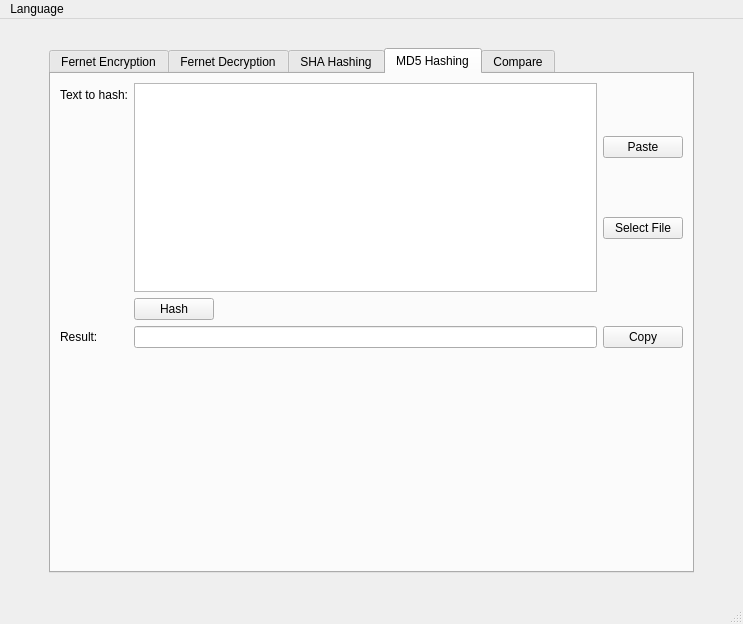
<?xml version="1.0" encoding="UTF-8"?>
<ui version="4.0">
 <class>MainWindow</class>
 <widget class="QMainWindow" name="MainWindow">
  <property name="windowModality">
   <enum>Qt::NonModal</enum>
  </property>
  <property name="geometry">
   <rect>
    <x>0</x>
    <y>0</y>
    <width>743</width>
    <height>624</height>
   </rect>
  </property>
  <property name="windowTitle">
   <string>MainWindow</string>
  </property>
  <property name="windowOpacity">
   <double>1.000000000000000</double>
  </property>
  <property name="autoFillBackground">
   <bool>false</bool>
  </property>
  <property name="windowFilePath">
   <string/>
  </property>
  <property name="toolButtonStyle">
   <enum>Qt::ToolButtonIconOnly</enum>
  </property>
  <property name="documentMode">
   <bool>false</bool>
  </property>
  <property name="tabShape">
   <enum>QTabWidget::Rounded</enum>
  </property>
  <property name="dockNestingEnabled">
   <bool>false</bool>
  </property>
  <property name="unifiedTitleAndToolBarOnMac">
   <bool>true</bool>
  </property>
  <widget class="QWidget" name="centralwidget">
   <layout class="QGridLayout" name="gridLayout_3">
    <item row="1" column="0">
     <spacer name="horizontalSpacer">
      <property name="orientation">
       <enum>Qt::Horizontal</enum>
      </property>
      <property name="sizeHint" stdset="0">
       <size>
        <width>40</width>
        <height>20</height>
       </size>
      </property>
     </spacer>
    </item>
    <item row="2" column="1">
     <spacer name="verticalSpacer_2">
      <property name="orientation">
       <enum>Qt::Vertical</enum>
      </property>
      <property name="sizeHint" stdset="0">
       <size>
        <width>20</width>
        <height>20</height>
       </size>
      </property>
     </spacer>
    </item>
    <item row="1" column="2">
     <spacer name="horizontalSpacer_2">
      <property name="orientation">
       <enum>Qt::Horizontal</enum>
      </property>
      <property name="sizeHint" stdset="0">
       <size>
        <width>40</width>
        <height>20</height>
       </size>
      </property>
     </spacer>
    </item>
    <item row="0" column="1">
     <spacer name="verticalSpacer">
      <property name="orientation">
       <enum>Qt::Vertical</enum>
      </property>
      <property name="sizeHint" stdset="0">
       <size>
        <width>20</width>
        <height>20</height>
       </size>
      </property>
     </spacer>
    </item>
    <item row="1" column="1">
     <widget class="QTabWidget" name="tabWidget">
      <property name="enabled">
       <bool>true</bool>
      </property>
      <property name="sizePolicy">
       <sizepolicy hsizetype="Expanding" vsizetype="Expanding">
        <horstretch>1</horstretch>
        <verstretch>1</verstretch>
       </sizepolicy>
      </property>
      <property name="maximumSize">
       <size>
        <width>1000000</width>
        <height>1000000</height>
       </size>
      </property>
      <property name="sizeIncrement">
       <size>
        <width>0</width>
        <height>0</height>
       </size>
      </property>
      <property name="font">
       <font>
        <underline>false</underline>
        <strikeout>false</strikeout>
       </font>
      </property>
      <property name="layoutDirection">
       <enum>Qt::LeftToRight</enum>
      </property>
      <property name="autoFillBackground">
       <bool>false</bool>
      </property>
      <property name="tabPosition">
       <enum>QTabWidget::North</enum>
      </property>
      <property name="tabShape">
       <enum>QTabWidget::Rounded</enum>
      </property>
      <property name="currentIndex">
       <number>3</number>
      </property>
      <property name="elideMode">
       <enum>Qt::ElideRight</enum>
      </property>
      <property name="usesScrollButtons">
       <bool>false</bool>
      </property>
      <property name="documentMode">
       <bool>false</bool>
      </property>
      <property name="tabsClosable">
       <bool>false</bool>
      </property>
      <property name="movable">
       <bool>false</bool>
      </property>
      <property name="tabBarAutoHide">
       <bool>false</bool>
      </property>
      <widget class="QWidget" name="tab_fernet_encrypt">
       <property name="accessibleName">
        <string/>
       </property>
       <attribute name="title">
        <string>Fernet Encryption</string>
       </attribute>
       <layout class="QGridLayout" name="gridLayout_4">
        <item row="0" column="0">
         <layout class="QFormLayout" name="formLayout">
          <property name="sizeConstraint">
           <enum>QLayout::SetDefaultConstraint</enum>
          </property>
          <property name="fieldGrowthPolicy">
           <enum>QFormLayout::ExpandingFieldsGrow</enum>
          </property>
          <item row="0" column="0">
           <widget class="QLabel" name="label_fe">
            <property name="text">
             <string>Text to encrypt:</string>
            </property>
           </widget>
          </item>
          <item row="0" column="1">
           <layout class="QHBoxLayout" name="horizontalLayout_9">
            <item>
             <widget class="QTextEdit" name="textEdit_fe">
              <property name="sizePolicy">
               <sizepolicy hsizetype="Expanding" vsizetype="Expanding">
                <horstretch>0</horstretch>
                <verstretch>0</verstretch>
               </sizepolicy>
              </property>
              <property name="maximumSize">
               <size>
                <width>16777214</width>
                <height>16777214</height>
               </size>
              </property>
              <property name="autoFillBackground">
               <bool>false</bool>
              </property>
              <property name="html">
               <string>&lt;!DOCTYPE HTML PUBLIC &quot;-//W3C//DTD HTML 4.0//EN&quot; &quot;http://www.w3.org/TR/REC-html40/strict.dtd&quot;&gt;
&lt;html&gt;&lt;head&gt;&lt;meta name=&quot;qrichtext&quot; content=&quot;1&quot; /&gt;&lt;style type=&quot;text/css&quot;&gt;
p, li { white-space: pre-wrap; }
&lt;/style&gt;&lt;/head&gt;&lt;body style=&quot; font-family:'.AppleSystemUIFont'; font-size:13pt; font-weight:400; font-style:normal;&quot;&gt;
&lt;p style=&quot;-qt-paragraph-type:empty; margin-top:0px; margin-bottom:0px; margin-left:0px; margin-right:0px; -qt-block-indent:0; text-indent:0px;&quot;&gt;&lt;br /&gt;&lt;/p&gt;&lt;/body&gt;&lt;/html&gt;</string>
              </property>
              <property name="acceptRichText">
               <bool>false</bool>
              </property>
             </widget>
            </item>
            <item>
             <widget class="QPushButton" name="paste_fe">
              <property name="text">
               <string>Paste</string>
              </property>
             </widget>
            </item>
           </layout>
          </item>
          <item row="1" column="0">
           <widget class="QLabel" name="label_2_fe">
            <property name="text">
             <string>Key:</string>
            </property>
           </widget>
          </item>
          <item row="1" column="1">
           <layout class="QHBoxLayout" name="horizontalLayout_3" stretch="0,0">
            <property name="sizeConstraint">
             <enum>QLayout::SetDefaultConstraint</enum>
            </property>
            <property name="leftMargin">
             <number>0</number>
            </property>
            <item>
             <widget class="QLineEdit" name="key_fe">
              <property name="minimumSize">
               <size>
                <width>250</width>
                <height>0</height>
               </size>
              </property>
              <property name="maximumSize">
               <size>
                <width>16777214</width>
                <height>16777215</height>
               </size>
              </property>
              <property name="echoMode">
               <enum>QLineEdit::Normal</enum>
              </property>
             </widget>
            </item>
            <item>
             <widget class="QPushButton" name="generate_fe">
              <property name="text">
               <string>Generate</string>
              </property>
             </widget>
            </item>
           </layout>
          </item>
          <item row="2" column="1">
           <widget class="QPushButton" name="encrypt_fe">
            <property name="text">
             <string>Encrypt</string>
            </property>
           </widget>
          </item>
          <item row="4" column="0">
           <widget class="QLabel" name="label_3_fe">
            <property name="text">
             <string>Result:</string>
            </property>
           </widget>
          </item>
          <item row="4" column="1">
           <layout class="QHBoxLayout" name="horizontalLayout_4">
            <property name="leftMargin">
             <number>0</number>
            </property>
            <item>
             <widget class="QLineEdit" name="result_fe">
              <property name="minimumSize">
               <size>
                <width>250</width>
                <height>0</height>
               </size>
              </property>
              <property name="readOnly">
               <bool>true</bool>
              </property>
             </widget>
            </item>
            <item>
             <widget class="QPushButton" name="copy_fe">
              <property name="text">
               <string>Copy</string>
              </property>
             </widget>
            </item>
           </layout>
          </item>
          <item row="5" column="1">
           <spacer name="verticalSpacer_3">
            <property name="orientation">
             <enum>Qt::Vertical</enum>
            </property>
            <property name="sizeType">
             <enum>QSizePolicy::Expanding</enum>
            </property>
            <property name="sizeHint" stdset="0">
             <size>
              <width>20</width>
              <height>20</height>
             </size>
            </property>
           </spacer>
          </item>
         </layout>
        </item>
       </layout>
      </widget>
      <widget class="QWidget" name="tab_fernet_decrypt">
       <attribute name="title">
        <string>Fernet Decryption</string>
       </attribute>
       <layout class="QVBoxLayout" name="verticalLayout">
        <item>
         <layout class="QFormLayout" name="formLayout_2">
          <property name="sizeConstraint">
           <enum>QLayout::SetDefaultConstraint</enum>
          </property>
          <property name="fieldGrowthPolicy">
           <enum>QFormLayout::ExpandingFieldsGrow</enum>
          </property>
          <item row="0" column="0">
           <widget class="QLabel" name="label_3_fd">
            <property name="text">
             <string>Encrypted text:</string>
            </property>
           </widget>
          </item>
          <item row="0" column="1">
           <layout class="QHBoxLayout" name="horizontalLayout_2" stretch="1,0">
            <item>
             <widget class="QLineEdit" name="result_fd">
              <property name="sizePolicy">
               <sizepolicy hsizetype="Fixed" vsizetype="Fixed">
                <horstretch>0</horstretch>
                <verstretch>0</verstretch>
               </sizepolicy>
              </property>
              <property name="minimumSize">
               <size>
                <width>250</width>
                <height>0</height>
               </size>
              </property>
              <property name="maximumSize">
               <size>
                <width>16777214</width>
                <height>16777215</height>
               </size>
              </property>
             </widget>
            </item>
            <item>
             <widget class="QPushButton" name="paste_fd">
              <property name="text">
               <string>Paste</string>
              </property>
             </widget>
            </item>
           </layout>
          </item>
          <item row="2" column="0">
           <widget class="QLabel" name="label_2_fd">
            <property name="text">
             <string>Key:</string>
            </property>
           </widget>
          </item>
          <item row="2" column="1">
           <layout class="QHBoxLayout" name="horizontalLayout_5" stretch="1,0">
            <property name="sizeConstraint">
             <enum>QLayout::SetDefaultConstraint</enum>
            </property>
            <property name="leftMargin">
             <number>0</number>
            </property>
            <item>
             <widget class="QLineEdit" name="key_fd">
              <property name="minimumSize">
               <size>
                <width>250</width>
                <height>0</height>
               </size>
              </property>
              <property name="echoMode">
               <enum>QLineEdit::Normal</enum>
              </property>
             </widget>
            </item>
            <item>
             <widget class="QPushButton" name="generate_fd">
              <property name="sizePolicy">
               <sizepolicy hsizetype="Fixed" vsizetype="Fixed">
                <horstretch>0</horstretch>
                <verstretch>0</verstretch>
               </sizepolicy>
              </property>
              <property name="text">
               <string>Generate</string>
              </property>
             </widget>
            </item>
           </layout>
          </item>
          <item row="3" column="1">
           <widget class="QPushButton" name="decrypt_fd">
            <property name="text">
             <string>Decrypt</string>
            </property>
           </widget>
          </item>
          <item row="5" column="0">
           <widget class="QLabel" name="label_fd">
            <property name="text">
             <string>Decrypted text:</string>
            </property>
           </widget>
          </item>
          <item row="5" column="1">
           <layout class="QHBoxLayout" name="horizontalLayout_6" stretch="1,0">
            <property name="leftMargin">
             <number>0</number>
            </property>
            <item>
             <widget class="QTextEdit" name="textEdit_fd">
              <property name="sizePolicy">
               <sizepolicy hsizetype="Expanding" vsizetype="Expanding">
                <horstretch>0</horstretch>
                <verstretch>0</verstretch>
               </sizepolicy>
              </property>
              <property name="maximumSize">
               <size>
                <width>16777214</width>
                <height>16777214</height>
               </size>
              </property>
              <property name="readOnly">
               <bool>true</bool>
              </property>
              <property name="acceptRichText">
               <bool>false</bool>
              </property>
             </widget>
            </item>
            <item>
             <widget class="QPushButton" name="copy_fd">
              <property name="sizePolicy">
               <sizepolicy hsizetype="Minimum" vsizetype="Fixed">
                <horstretch>0</horstretch>
                <verstretch>0</verstretch>
               </sizepolicy>
              </property>
              <property name="text">
               <string>Copy</string>
              </property>
             </widget>
            </item>
           </layout>
          </item>
          <item row="6" column="1">
           <spacer name="verticalSpacer_6">
            <property name="orientation">
             <enum>Qt::Vertical</enum>
            </property>
            <property name="sizeHint" stdset="0">
             <size>
              <width>20</width>
              <height>20</height>
             </size>
            </property>
           </spacer>
          </item>
         </layout>
        </item>
       </layout>
      </widget>
      <widget class="QWidget" name="tab_sha">
       <attribute name="title">
        <string>SHA Hashing</string>
       </attribute>
       <layout class="QGridLayout" name="gridLayout_7">
        <item row="0" column="0">
         <layout class="QFormLayout" name="formLayout_6">
          <property name="fieldGrowthPolicy">
           <enum>QFormLayout::ExpandingFieldsGrow</enum>
          </property>
          <item row="0" column="0">
           <widget class="QLabel" name="label_sha">
            <property name="text">
             <string>Text to hash:</string>
            </property>
            <property name="wordWrap">
             <bool>false</bool>
            </property>
           </widget>
          </item>
          <item row="0" column="1">
           <layout class="QHBoxLayout" name="horizontalLayout_7" stretch="1,0">
            <item>
             <widget class="QTextEdit" name="textEdit_sha">
              <property name="sizePolicy">
               <sizepolicy hsizetype="Expanding" vsizetype="Expanding">
                <horstretch>0</horstretch>
                <verstretch>0</verstretch>
               </sizepolicy>
              </property>
              <property name="maximumSize">
               <size>
                <width>16777214</width>
                <height>16777214</height>
               </size>
              </property>
              <property name="readOnly">
               <bool>false</bool>
              </property>
             </widget>
            </item>
            <item>
             <layout class="QVBoxLayout" name="verticalLayout_2">
              <item>
               <widget class="QPushButton" name="paste_sha">
                <property name="text">
                 <string>Paste</string>
                </property>
               </widget>
              </item>
              <item>
               <widget class="QPushButton" name="file_sha">
                <property name="text">
                 <string>Select File</string>
                </property>
               </widget>
              </item>
             </layout>
            </item>
           </layout>
          </item>
          <item row="1" column="0">
           <widget class="QLabel" name="label_3_sha">
            <property name="text">
             <string>Algorithm:</string>
            </property>
           </widget>
          </item>
          <item row="1" column="1">
           <layout class="QGridLayout" name="gridLayout_5" rowstretch="0,0,0,0" columnstretch="0,0,0" rowminimumheight="0,0,0,0">
            <property name="sizeConstraint">
             <enum>QLayout::SetMinimumSize</enum>
            </property>
            <property name="horizontalSpacing">
             <number>-1</number>
            </property>
            <item row="0" column="1">
             <widget class="QRadioButton" name="radioButton_sha224">
              <property name="sizePolicy">
               <sizepolicy hsizetype="Expanding" vsizetype="Fixed">
                <horstretch>1</horstretch>
                <verstretch>1</verstretch>
               </sizepolicy>
              </property>
              <property name="text">
               <string>SHA-224</string>
              </property>
              <attribute name="buttonGroup">
               <string notr="true">sha_btn_group</string>
              </attribute>
             </widget>
            </item>
            <item row="0" column="0">
             <widget class="QRadioButton" name="radioButton_sha1">
              <property name="sizePolicy">
               <sizepolicy hsizetype="Expanding" vsizetype="Fixed">
                <horstretch>1</horstretch>
                <verstretch>1</verstretch>
               </sizepolicy>
              </property>
              <property name="text">
               <string>SHA-1</string>
              </property>
              <attribute name="buttonGroup">
               <string notr="true">sha_btn_group</string>
              </attribute>
             </widget>
            </item>
            <item row="0" column="2">
             <widget class="QRadioButton" name="radioButton_sha256">
              <property name="sizePolicy">
               <sizepolicy hsizetype="Expanding" vsizetype="Fixed">
                <horstretch>1</horstretch>
                <verstretch>1</verstretch>
               </sizepolicy>
              </property>
              <property name="text">
               <string>SHA-256</string>
              </property>
              <property name="checked">
               <bool>true</bool>
              </property>
              <attribute name="buttonGroup">
               <string notr="true">sha_btn_group</string>
              </attribute>
             </widget>
            </item>
            <item row="3" column="2">
             <widget class="QRadioButton" name="radioButton">
              <property name="sizePolicy">
               <sizepolicy hsizetype="Expanding" vsizetype="Fixed">
                <horstretch>1</horstretch>
                <verstretch>1</verstretch>
               </sizepolicy>
              </property>
              <property name="text">
               <string>SHA3-512</string>
              </property>
              <attribute name="buttonGroup">
               <string notr="true">sha_btn_group</string>
              </attribute>
             </widget>
            </item>
            <item row="1" column="0">
             <widget class="QRadioButton" name="radioButton_sha384">
              <property name="sizePolicy">
               <sizepolicy hsizetype="Expanding" vsizetype="Fixed">
                <horstretch>1</horstretch>
                <verstretch>1</verstretch>
               </sizepolicy>
              </property>
              <property name="text">
               <string>SHA-384</string>
              </property>
              <attribute name="buttonGroup">
               <string notr="true">sha_btn_group</string>
              </attribute>
             </widget>
            </item>
            <item row="1" column="1">
             <widget class="QRadioButton" name="radioButton_sha512">
              <property name="sizePolicy">
               <sizepolicy hsizetype="Expanding" vsizetype="Fixed">
                <horstretch>1</horstretch>
                <verstretch>1</verstretch>
               </sizepolicy>
              </property>
              <property name="text">
               <string>SHA-512</string>
              </property>
              <attribute name="buttonGroup">
               <string notr="true">sha_btn_group</string>
              </attribute>
             </widget>
            </item>
            <item row="1" column="2">
             <widget class="QRadioButton" name="radioButton_4">
              <property name="sizePolicy">
               <sizepolicy hsizetype="Expanding" vsizetype="Fixed">
                <horstretch>1</horstretch>
                <verstretch>1</verstretch>
               </sizepolicy>
              </property>
              <property name="text">
               <string>SHA3-224</string>
              </property>
              <attribute name="buttonGroup">
               <string notr="true">sha_btn_group</string>
              </attribute>
             </widget>
            </item>
            <item row="3" column="0">
             <widget class="QRadioButton" name="radioButton_2">
              <property name="sizePolicy">
               <sizepolicy hsizetype="Expanding" vsizetype="Fixed">
                <horstretch>1</horstretch>
                <verstretch>1</verstretch>
               </sizepolicy>
              </property>
              <property name="text">
               <string>SHA3-256</string>
              </property>
              <attribute name="buttonGroup">
               <string notr="true">sha_btn_group</string>
              </attribute>
             </widget>
            </item>
            <item row="3" column="1">
             <widget class="QRadioButton" name="radioButton_3">
              <property name="sizePolicy">
               <sizepolicy hsizetype="Expanding" vsizetype="Fixed">
                <horstretch>1</horstretch>
                <verstretch>1</verstretch>
               </sizepolicy>
              </property>
              <property name="text">
               <string>SHA3-384</string>
              </property>
              <attribute name="buttonGroup">
               <string notr="true">sha_btn_group</string>
              </attribute>
             </widget>
            </item>
           </layout>
          </item>
          <item row="2" column="1">
           <widget class="QPushButton" name="hash_sha">
            <property name="text">
             <string>Hash</string>
            </property>
           </widget>
          </item>
          <item row="3" column="0">
           <widget class="QLabel" name="label_2_sha">
            <property name="text">
             <string>Result:</string>
            </property>
           </widget>
          </item>
          <item row="3" column="1">
           <layout class="QHBoxLayout" name="horizontalLayout_8" stretch="0,0">
            <property name="sizeConstraint">
             <enum>QLayout::SetDefaultConstraint</enum>
            </property>
            <property name="leftMargin">
             <number>0</number>
            </property>
            <item>
             <widget class="QLineEdit" name="result_sha">
              <property name="minimumSize">
               <size>
                <width>250</width>
                <height>0</height>
               </size>
              </property>
              <property name="readOnly">
               <bool>true</bool>
              </property>
             </widget>
            </item>
            <item>
             <widget class="QPushButton" name="copy_sha">
              <property name="text">
               <string>Copy</string>
              </property>
             </widget>
            </item>
           </layout>
          </item>
          <item row="4" column="1">
           <spacer name="verticalSpacer_8">
            <property name="orientation">
             <enum>Qt::Vertical</enum>
            </property>
            <property name="sizeHint" stdset="0">
             <size>
              <width>20</width>
              <height>20</height>
             </size>
            </property>
           </spacer>
          </item>
         </layout>
        </item>
       </layout>
      </widget>
      <widget class="QWidget" name="tab_md5">
       <property name="tabletTracking">
        <bool>false</bool>
       </property>
       <attribute name="title">
        <string>MD5 Hashing</string>
       </attribute>
       <layout class="QGridLayout" name="gridLayout_6">
        <item row="0" column="0">
         <layout class="QFormLayout" name="formLayout_5">
          <property name="fieldGrowthPolicy">
           <enum>QFormLayout::ExpandingFieldsGrow</enum>
          </property>
          <item row="0" column="0">
           <widget class="QLabel" name="label_md5">
            <property name="text">
             <string>Text to hash:</string>
            </property>
           </widget>
          </item>
          <item row="0" column="1">
           <layout class="QHBoxLayout" name="horizontalLayout_10" stretch="1,0">
            <item>
             <widget class="QTextEdit" name="textEdit_md5">
              <property name="sizePolicy">
               <sizepolicy hsizetype="Expanding" vsizetype="Expanding">
                <horstretch>0</horstretch>
                <verstretch>0</verstretch>
               </sizepolicy>
              </property>
              <property name="maximumSize">
               <size>
                <width>16777214</width>
                <height>16777214</height>
               </size>
              </property>
              <property name="readOnly">
               <bool>false</bool>
              </property>
             </widget>
            </item>
            <item>
             <layout class="QVBoxLayout" name="verticalLayout_3">
              <item>
               <widget class="QPushButton" name="paste_md5">
                <property name="text">
                 <string>Paste</string>
                </property>
               </widget>
              </item>
              <item>
               <widget class="QPushButton" name="pushButton">
                <property name="text">
                 <string>Select File</string>
                </property>
               </widget>
              </item>
             </layout>
            </item>
           </layout>
          </item>
          <item row="2" column="0">
           <widget class="QLabel" name="label_2_md5">
            <property name="text">
             <string>Result:</string>
            </property>
           </widget>
          </item>
          <item row="2" column="1">
           <layout class="QHBoxLayout" name="horizontalLayout_11" stretch="0,0">
            <property name="sizeConstraint">
             <enum>QLayout::SetDefaultConstraint</enum>
            </property>
            <property name="leftMargin">
             <number>0</number>
            </property>
            <item>
             <widget class="QLineEdit" name="result_md5">
              <property name="minimumSize">
               <size>
                <width>250</width>
                <height>0</height>
               </size>
              </property>
              <property name="readOnly">
               <bool>true</bool>
              </property>
             </widget>
            </item>
            <item>
             <widget class="QPushButton" name="copy_md5">
              <property name="text">
               <string>Copy</string>
              </property>
             </widget>
            </item>
           </layout>
          </item>
          <item row="3" column="1">
           <spacer name="verticalSpacer_4">
            <property name="orientation">
             <enum>Qt::Vertical</enum>
            </property>
            <property name="sizeHint" stdset="0">
             <size>
              <width>20</width>
              <height>40</height>
             </size>
            </property>
           </spacer>
          </item>
          <item row="1" column="1">
           <widget class="QPushButton" name="hash_md5">
            <property name="text">
             <string>Hash</string>
            </property>
           </widget>
          </item>
         </layout>
        </item>
       </layout>
      </widget>
      <widget class="QWidget" name="tab_compare">
       <attribute name="title">
        <string>Compare</string>
       </attribute>
       <layout class="QGridLayout" name="gridLayout_8">
        <item row="0" column="0">
         <layout class="QFormLayout" name="formLayout_3">
          <property name="fieldGrowthPolicy">
           <enum>QFormLayout::ExpandingFieldsGrow</enum>
          </property>
          <item row="0" column="0">
           <widget class="QLabel" name="label_comp">
            <property name="text">
             <string>First text:</string>
            </property>
           </widget>
          </item>
          <item row="0" column="1">
           <layout class="QHBoxLayout" name="horizontalLayout_12">
            <item>
             <widget class="QTextEdit" name="textEdit1_comp">
              <property name="acceptRichText">
               <bool>false</bool>
              </property>
             </widget>
            </item>
            <item>
             <widget class="QPushButton" name="paste1_comp">
              <property name="text">
               <string>Paste</string>
              </property>
             </widget>
            </item>
           </layout>
          </item>
          <item row="1" column="0">
           <widget class="QLabel" name="label_2_comp">
            <property name="text">
             <string>Second text:</string>
            </property>
           </widget>
          </item>
          <item row="1" column="1">
           <layout class="QHBoxLayout" name="horizontalLayout_13">
            <item>
             <widget class="QTextEdit" name="textEdit2_comp">
              <property name="acceptRichText">
               <bool>false</bool>
              </property>
             </widget>
            </item>
            <item>
             <widget class="QPushButton" name="paste2_comp">
              <property name="text">
               <string>Paste</string>
              </property>
             </widget>
            </item>
           </layout>
          </item>
          <item row="2" column="0">
           <widget class="QLabel" name="label_3_comp">
            <property name="text">
             <string>Result:</string>
            </property>
           </widget>
          </item>
          <item row="2" column="1">
           <widget class="QLineEdit" name="result_comp">
            <property name="sizePolicy">
             <sizepolicy hsizetype="Fixed" vsizetype="Fixed">
              <horstretch>0</horstretch>
              <verstretch>0</verstretch>
             </sizepolicy>
            </property>
            <property name="minimumSize">
             <size>
              <width>0</width>
              <height>0</height>
             </size>
            </property>
            <property name="maximumSize">
             <size>
              <width>100</width>
              <height>16777215</height>
             </size>
            </property>
            <property name="font">
             <font>
              <weight>75</weight>
              <bold>true</bold>
              <strikeout>false</strikeout>
             </font>
            </property>
            <property name="autoFillBackground">
             <bool>false</bool>
            </property>
            <property name="styleSheet">
             <string notr="true">border: 0; 
background-color: #00000000; 
color: green
</string>
            </property>
            <property name="frame">
             <bool>true</bool>
            </property>
            <property name="readOnly">
             <bool>true</bool>
            </property>
            <property name="placeholderText">
             <string>Same</string>
            </property>
            <property name="clearButtonEnabled">
             <bool>false</bool>
            </property>
           </widget>
          </item>
         </layout>
        </item>
       </layout>
      </widget>
     </widget>
    </item>
   </layout>
  </widget>
  <widget class="QMenuBar" name="menubar">
   <property name="geometry">
    <rect>
     <x>0</x>
     <y>0</y>
     <width>743</width>
     <height>24</height>
    </rect>
   </property>
   <widget class="QMenu" name="menuLanguage">
    <property name="title">
     <string>Language</string>
    </property>
    <addaction name="menuEnglish"/>
    <addaction name="menuRussian"/>
   </widget>
   <addaction name="menuLanguage"/>
  </widget>
  <widget class="QStatusBar" name="statusbar"/>
  <action name="menuEnglish">
   <property name="checkable">
    <bool>true</bool>
   </property>
   <property name="checked">
    <bool>true</bool>
   </property>
   <property name="text">
    <string>English</string>
   </property>
  </action>
  <action name="menuRussian">
   <property name="checkable">
    <bool>true</bool>
   </property>
   <property name="text">
    <string>Русский</string>
   </property>
  </action>
 </widget>
 <resources/>
 <connections/>
 <buttongroups>
  <buttongroup name="sha_btn_group"/>
 </buttongroups>
</ui>
